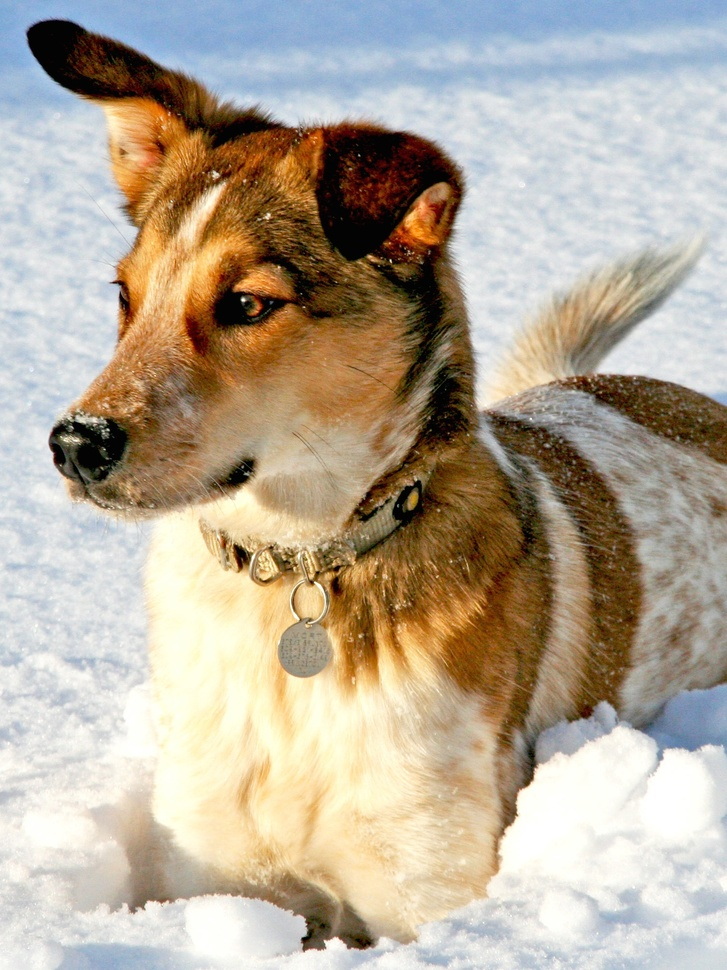
#> input picture content/post/2020-02-19-svd-pca/images/dog.jpg, 727 x 970 px, shrunk from 1500 x 2000 before the run
$ python size.py
#> lines starting #> are read from the running program, lines starting #| are printed output that depends on the picture
import os
from matplotlib.image import imread
import matplotlib.pyplot as plt
import numpy as np
import os
plt.rcParams['figure.figsize'] = [16, 8]


A = imread('images/dog.jpg')
#> A is the input picture: shape (970, 727, 3); mean R, G, B 181.4, 169.5, 152
A = np.mean(A, -1); # Convert RGB to grayscale
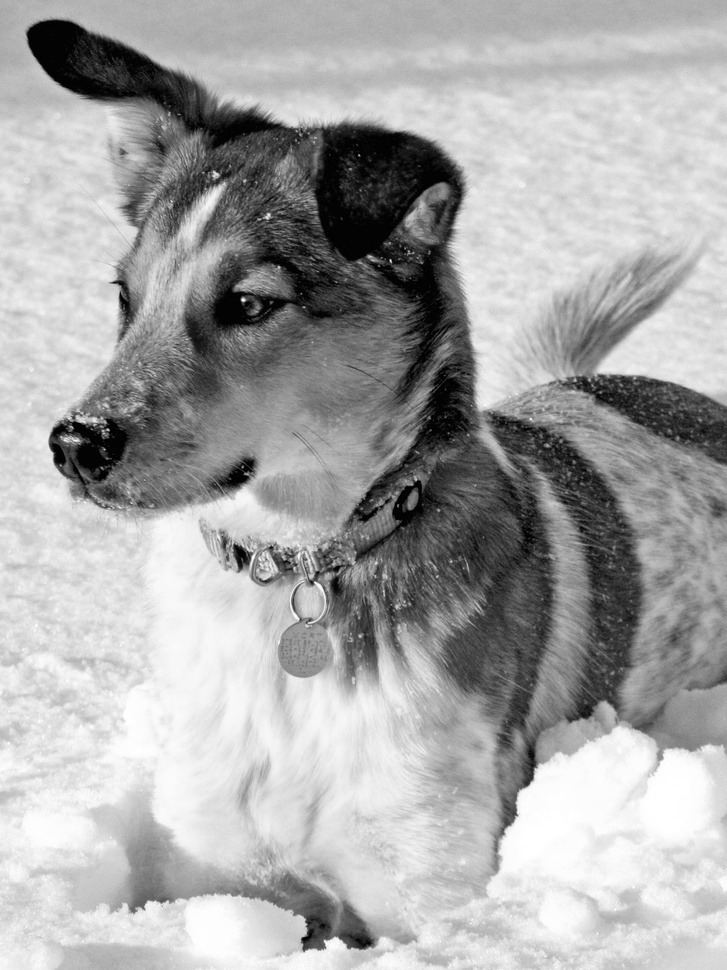
#> A: shape (970, 727) float64; min 0, max 255, mean 167.6


img = plt.imshow(A)
img.set_cmap('gray')
plt.axis('off')
plt.show()
# np.savetxt("test.csv", A[1:10], delimiter=",")
# plt.savefig('images/grey_dog.png')
print(A.shape)
#| (970, 727)


# Perform full matrix SVD using numpy.linalg.svd
U, S, VT = np.linalg.svd(A,full_matrices=False)
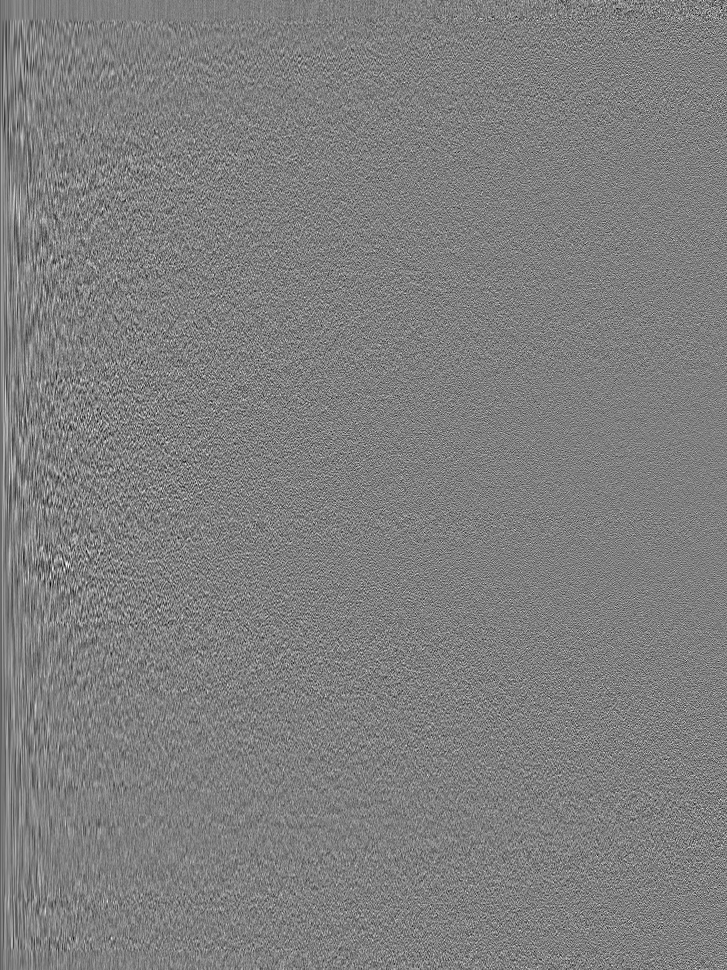
#> U: shape (970, 727) float64; min -0.176, max 0.176, mean -3.31e-05; drawn with min black and max white
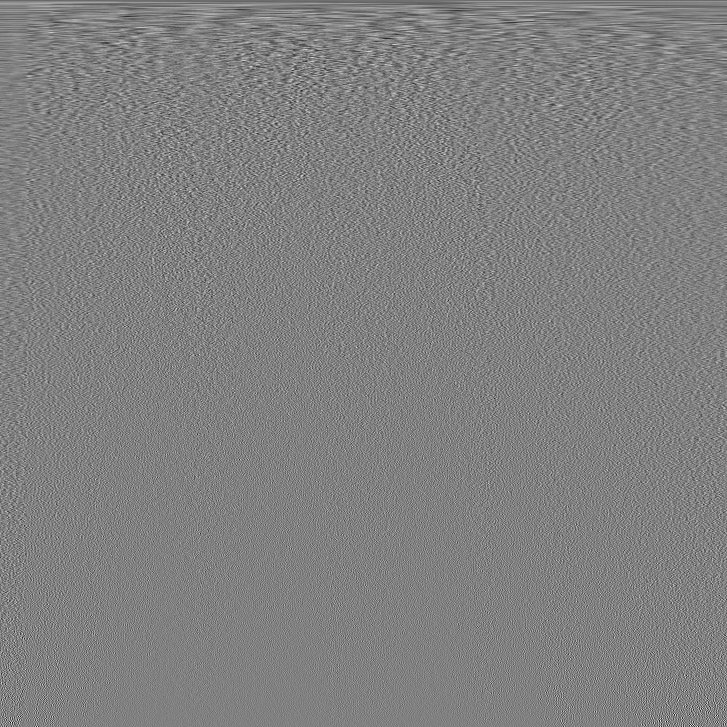
#> VT: shape (727, 727) float64; min -0.25, max 0.244, mean -6.29e-05; drawn with min black and max white
#> S = 727 values, max 144305.8 at index 0, min 6.67 at index 726, mean 667.8
S = np.diag(S)


# Create the X using all ranks of U, S, VT.
# Use library os and the function getsize to determine the total number of kilo bytes of # the full image.
#> (the run stopped early here; a loop or call above may not have finished)

$ run again, with content/post/2020-02-19-svd-pca/images/pond.jpg copied over content/post/2020-02-19-svd-pca/images/dog.jpg
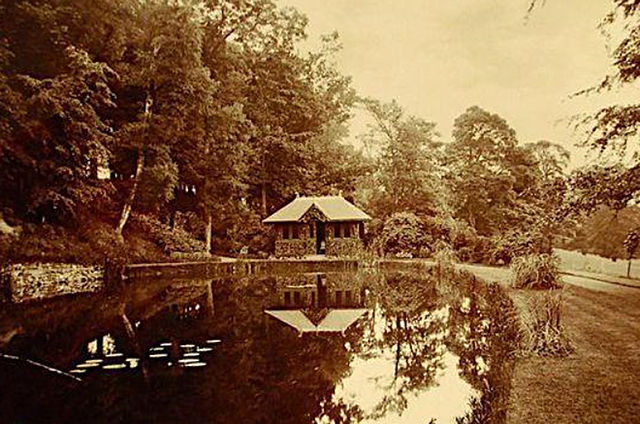
#> input picture content/post/2020-02-19-svd-pca/images/pond.jpg, 640 x 424 px
#> A is the input picture: shape (424, 640, 3); mean R, G, B 128.9, 93.4, 60.6
#> A: shape (424, 640) float64
#| (424, 640)
#> `U, S, VT = np.linalg.svd(A,full_matrices=False)`:
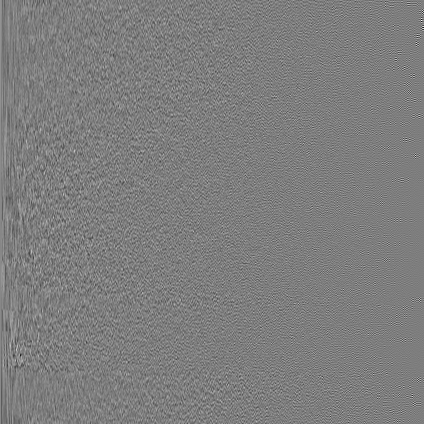
#> U: shape (424, 424) float64; min -0.432, max 0.441, mean 0.000138; drawn with min black and max white
#> `U, S, VT = np.linalg.svd(A,full_matrices=False)`:
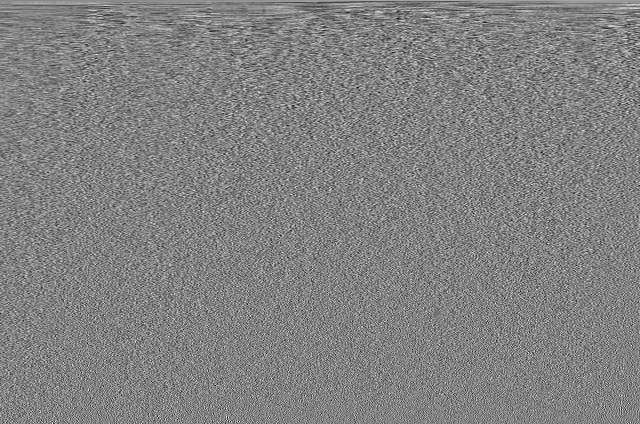
#> VT: shape (424, 640) float64; min -0.208, max 0.2, mean 0.000108; drawn with min black and max white
#> `U, S, VT = np.linalg.svd(A,full_matrices=False)`: S = 424 values, max 56738.8 at index 0, min 5.74 at index 423, mean 731.6
